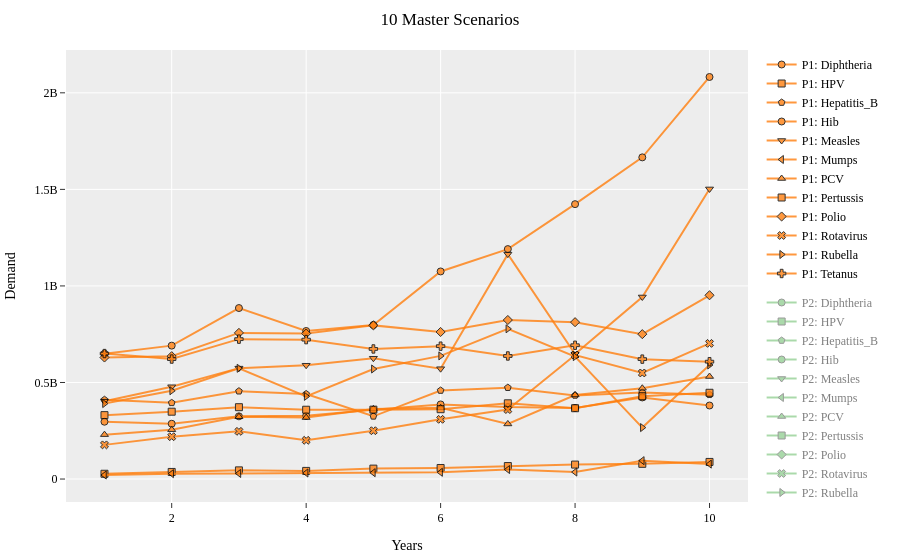

The notebook cell this image was saved under:
### Markdown cell above
### Visualize the portfolio

### Code cell
fig = go.Figure(layout=dict(template="ggplot2", font=dict(family="CMU Serif", size=12, color="black"), hovermode="x unified"))
symbols = ["circle", "square", "diamond", "cross", "x", "triangle-up", "triangle-down", "triangle-left", "triangle-right", "pentagon"]
# Create a mapping of antigens to marker symbols
antigen_to_symbol = {antigen: symbols[i % len(symbols)] for i, antigen in enumerate(ANTIGENS)}

for portfolio, portfolio_data in master_scenarios.groupby("portfolio"):
    for _, data in portfolio_data.iterrows():
        fig.add_trace(
            go.Scatter(
                x=YEARS,
                y=data["demand"],
                mode="lines+markers",
                name=f"P{portfolio}: {data["index"]}",
                line=dict(width=2, color=d3_colors[portfolio % 10]),
                marker=dict(size=7, symbol=antigen_to_symbol[data["index"]], line=dict(width=1, color="black")),
                visible=True if portfolio == 1 else "legendonly",   
                legendgroup=portfolio, opacity=0.8,
            )
        )
fig.update_layout(
    xaxis_title="Years",
    yaxis_title="Demand",
    title=f"{n_master_scenarios} Master Scenarios",
    margin=dict(l=50, r=10, b=50, t=50, pad=0)
)
fig.show()
fig.write_image(f"{image_path}/Demand Inputs/{n_master_scenarios}_master_scenarios.png", scale=5)
fig.write_html(f"{image_path}/Demand Inputs/{n_master_scenarios}_master_scenarios.html")
